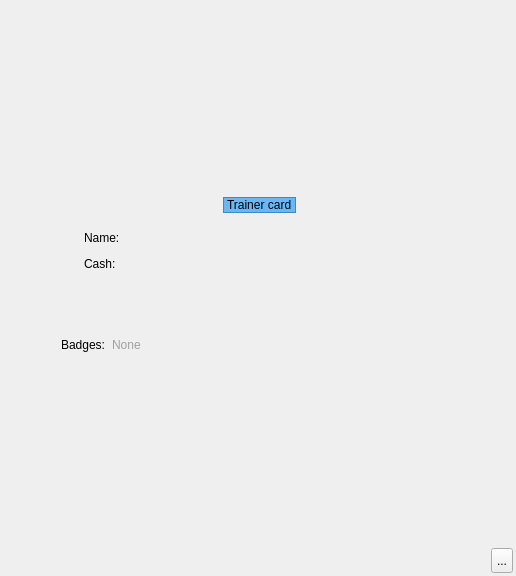
       <widget class="QWidget" name="page_player">
        <property name="styleSheet">
         <string notr="true">#page_player{background-image: url(:/images/interface/player/background.png);}</string>
        </property>
        <layout class="QVBoxLayout" name="verticalLayout_8">
         <property name="spacing">
          <number>0</number>
         </property>
         <property name="margin">
          <number>3</number>
         </property>
         <item>
          <spacer name="verticalSpacer_3">
           <property name="orientation">
            <enum>Qt::Vertical</enum>
           </property>
           <property name="sizeHint" stdset="0">
            <size>
             <width>20</width>
             <height>175</height>
            </size>
           </property>
          </spacer>
         </item>
         <item>
          <layout class="QHBoxLayout" name="horizontalLayout_12">
           <item>
            <spacer name="horizontalSpacer_10">
             <property name="orientation">
              <enum>Qt::Horizontal</enum>
             </property>
             <property name="sizeHint" stdset="0">
              <size>
               <width>40</width>
               <height>20</height>
              </size>
             </property>
            </spacer>
           </item>
           <item>
            <widget class="QFrame" name="frame">
             <property name="minimumSize">
              <size>
               <width>430</width>
               <height>195</height>
              </size>
             </property>
             <property name="maximumSize">
              <size>
               <width>430</width>
               <height>195</height>
              </size>
             </property>
             <property name="styleSheet">
              <string notr="true">background-image: url(:/images/background-dialog.png);</string>
             </property>
             <property name="frameShape">
              <enum>QFrame::NoFrame</enum>
             </property>
             <property name="frameShadow">
              <enum>QFrame::Plain</enum>
             </property>
             <layout class="QGridLayout" name="gridLayout_2">
              <item row="0" column="0">
               <widget class="QFrame" name="frame_2">
                <property name="sizePolicy">
                 <sizepolicy hsizetype="Fixed" vsizetype="Fixed">
                  <horstretch>0</horstretch>
                  <verstretch>0</verstretch>
                 </sizepolicy>
                </property>
                <property name="minimumSize">
                 <size>
                  <width>415</width>
                  <height>174</height>
                 </size>
                </property>
                <property name="maximumSize">
                 <size>
                  <width>415</width>
                  <height>174</height>
                 </size>
                </property>
                <property name="styleSheet">
                 <string notr="true">background-image: url(:/images/empty.png);</string>
                </property>
                <layout class="QVBoxLayout" name="verticalLayout">
                 <item>
                  <layout class="QHBoxLayout" name="horizontalLayout_3">
                   <item>
                    <spacer name="horizontalSpacer_2">
                     <property name="orientation">
                      <enum>Qt::Horizontal</enum>
                     </property>
                     <property name="sizeHint" stdset="0">
                      <size>
                       <width>88</width>
                       <height>14</height>
                      </size>
                     </property>
                    </spacer>
                   </item>
                   <item>
                    <widget class="QLabel" name="label_2">
                     <property name="minimumSize">
                      <size>
                       <width>0</width>
                       <height>16</height>
                      </size>
                     </property>
                     <property name="maximumSize">
                      <size>
                       <width>16777215</width>
                       <height>16</height>
                      </size>
                     </property>
                     <property name="styleSheet">
                      <string notr="true">background-color: rgb(104, 184, 248);
border: 1px solid rgb(64, 136, 192);</string>
                     </property>
                     <property name="text">
                      <string>Trainer card</string>
                     </property>
                    </widget>
                   </item>
                   <item>
                    <spacer name="horizontalSpacer_3">
                     <property name="orientation">
                      <enum>Qt::Horizontal</enum>
                     </property>
                     <property name="sizeHint" stdset="0">
                      <size>
                       <width>87</width>
                       <height>14</height>
                      </size>
                     </property>
                    </spacer>
                   </item>
                  </layout>
                 </item>
                 <item>
                  <layout class="QHBoxLayout" name="horizontalLayout_5">
                   <item>
                    <widget class="QFrame" name="frame_5">
                     <layout class="QVBoxLayout" name="verticalLayout_7">
                      <item>
                       <layout class="QHBoxLayout" name="horizontalLayout_7">
                        <item>
                         <widget class="QLabel" name="label_3">
                          <property name="minimumSize">
                           <size>
                            <width>8</width>
                            <height>8</height>
                           </size>
                          </property>
                          <property name="maximumSize">
                           <size>
                            <width>8</width>
                            <height>8</height>
                           </size>
                          </property>
                          <property name="pixmap">
                           <pixmap resource="../resources/client-resources.qrc">:/images/interface/player/point.png</pixmap>
                          </property>
                         </widget>
                        </item>
                        <item>
                         <widget class="QLabel" name="label_5">
                          <property name="text">
                           <string>Name: </string>
                          </property>
                         </widget>
                        </item>
                        <item>
                         <widget class="QLabel" name="player_informations_pseudo">
                          <property name="minimumSize">
                           <size>
                            <width>150</width>
                            <height>0</height>
                           </size>
                          </property>
                          <property name="maximumSize">
                           <size>
                            <width>150</width>
                            <height>16777215</height>
                           </size>
                          </property>
                         </widget>
                        </item>
                        <item>
                         <spacer name="horizontalSpacer_6">
                          <property name="orientation">
                           <enum>Qt::Horizontal</enum>
                          </property>
                          <property name="sizeHint" stdset="0">
                           <size>
                            <width>40</width>
                            <height>20</height>
                           </size>
                          </property>
                         </spacer>
                        </item>
                       </layout>
                      </item>
                      <item>
                       <layout class="QHBoxLayout" name="horizontalLayout_8">
                        <item>
                         <widget class="QLabel" name="label_6">
                          <property name="minimumSize">
                           <size>
                            <width>8</width>
                            <height>8</height>
                           </size>
                          </property>
                          <property name="maximumSize">
                           <size>
                            <width>8</width>
                            <height>8</height>
                           </size>
                          </property>
                          <property name="pixmap">
                           <pixmap resource="../resources/client-resources.qrc">:/images/interface/player/point.png</pixmap>
                          </property>
                         </widget>
                        </item>
                        <item>
                         <widget class="QLabel" name="label_7">
                          <property name="text">
                           <string>Cash: </string>
                          </property>
                         </widget>
                        </item>
                        <item>
                         <widget class="QLabel" name="player_informations_cash">
                          <property name="minimumSize">
                           <size>
                            <width>150</width>
                            <height>0</height>
                           </size>
                          </property>
                          <property name="maximumSize">
                           <size>
                            <width>150</width>
                            <height>16777215</height>
                           </size>
                          </property>
                         </widget>
                        </item>
                        <item>
                         <spacer name="horizontalSpacer_7">
                          <property name="orientation">
                           <enum>Qt::Horizontal</enum>
                          </property>
                          <property name="sizeHint" stdset="0">
                           <size>
                            <width>40</width>
                            <height>20</height>
                           </size>
                          </property>
                         </spacer>
                        </item>
                       </layout>
                      </item>
                      <item>
                       <spacer name="verticalSpacer">
                        <property name="orientation">
                         <enum>Qt::Vertical</enum>
                        </property>
                        <property name="sizeHint" stdset="0">
                         <size>
                          <width>20</width>
                          <height>43</height>
                         </size>
                        </property>
                       </spacer>
                      </item>
                     </layout>
                    </widget>
                   </item>
                   <item>
                    <widget class="QLabel" name="player_informations_front">
                     <property name="sizePolicy">
                      <sizepolicy hsizetype="Preferred" vsizetype="Preferred">
                       <horstretch>150</horstretch>
                       <verstretch>100</verstretch>
                      </sizepolicy>
                     </property>
                     <property name="minimumSize">
                      <size>
                       <width>160</width>
                       <height>100</height>
                      </size>
                     </property>
                     <property name="maximumSize">
                      <size>
                       <width>160</width>
                       <height>100</height>
                      </size>
                     </property>
                     <property name="styleSheet">
                      <string notr="true">background-image: url(:/images/interface/player/ball.png);
background-repeat:no-repeat;
background-position:center; </string>
                     </property>
                     <property name="pixmap">
                      <pixmap resource="../resources/client-resources.qrc">:/images/player_default/front.png</pixmap>
                     </property>
                     <property name="alignment">
                      <set>Qt::AlignCenter</set>
                     </property>
                    </widget>
                   </item>
                  </layout>
                 </item>
                 <item>
                  <layout class="QHBoxLayout" name="horizontalLayout_4">
                   <item>
                    <widget class="QLabel" name="label_4">
                     <property name="minimumSize">
                      <size>
                       <width>0</width>
                       <height>16</height>
                      </size>
                     </property>
                     <property name="maximumSize">
                      <size>
                       <width>16777215</width>
                       <height>16</height>
                      </size>
                     </property>
                     <property name="styleSheet">
                      <string notr="true">background-image: url(:/images/empty.png);</string>
                     </property>
                     <property name="text">
                      <string>Badges:</string>
                     </property>
                    </widget>
                   </item>
                   <item>
                    <widget class="QLabel" name="label_badges">
                     <property name="text">
                      <string>&lt;span style=&quot; color:#a0a0a0;&quot;&gt;None&lt;/span&gt;</string>
                     </property>
                    </widget>
                   </item>
                   <item>
                    <spacer name="horizontalSpacer_5">
                     <property name="orientation">
                      <enum>Qt::Horizontal</enum>
                     </property>
                     <property name="sizeHint" stdset="0">
                      <size>
                       <width>345</width>
                       <height>14</height>
                      </size>
                     </property>
                    </spacer>
                   </item>
                  </layout>
                 </item>
                </layout>
               </widget>
              </item>
             </layout>
            </widget>
           </item>
           <item>
            <spacer name="horizontalSpacer_9">
             <property name="orientation">
              <enum>Qt::Horizontal</enum>
             </property>
             <property name="sizeHint" stdset="0">
              <size>
               <width>40</width>
               <height>20</height>
              </size>
             </property>
            </spacer>
           </item>
          </layout>
         </item>
         <item>
          <spacer name="verticalSpacer_2">
           <property name="orientation">
            <enum>Qt::Vertical</enum>
           </property>
           <property name="sizeHint" stdset="0">
            <size>
             <width>20</width>
             <height>175</height>
            </size>
           </property>
          </spacer>
         </item>
         <item>
          <layout class="QHBoxLayout" name="horizontalLayout_9">
           <item>
            <spacer name="horizontalSpacer_8">
             <property name="orientation">
              <enum>Qt::Horizontal</enum>
             </property>
             <property name="sizeHint" stdset="0">
              <size>
               <width>40</width>
               <height>20</height>
              </size>
             </property>
            </spacer>
           </item>
           <item>
            <widget class="QToolButton" name="toolButton_quit_interface">
             <property name="minimumSize">
              <size>
               <width>22</width>
               <height>25</height>
              </size>
             </property>
             <property name="maximumSize">
              <size>
               <width>22</width>
               <height>25</height>
              </size>
             </property>
             <property name="styleSheet">
              <string notr="true">QToolButton::hover {
background-position:left center;
}
QToolButton::pressed {
background-position:left bottom;
}
QToolButton { 
background-image: url(:/images/interface/quit.png);
border-image: url(:/images/empty.png);
}</string>
             </property>
             <property name="text">
              <string>...</string>
             </property>
            </widget>
           </item>
          </layout>
         </item>
        </layout>
       </widget>
